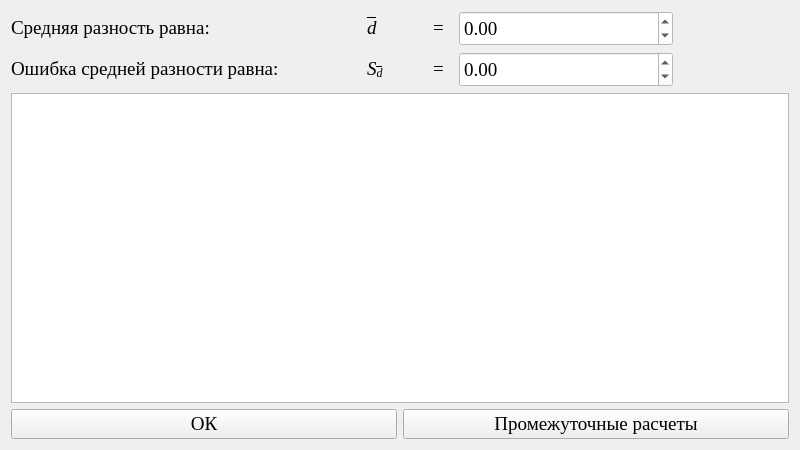
<?xml version="1.0" encoding="UTF-8"?>
<ui version="4.0">
 <class>Form</class>
 <widget class="QWidget" name="Form">
  <property name="geometry">
   <rect>
    <x>0</x>
    <y>0</y>
    <width>800</width>
    <height>450</height>
   </rect>
  </property>
  <property name="minimumSize">
   <size>
    <width>800</width>
    <height>450</height>
   </size>
  </property>
  <property name="maximumSize">
   <size>
    <width>800</width>
    <height>450</height>
   </size>
  </property>
  <property name="windowTitle">
   <string>Проверка гипотезы о существовании различий урожайности двух сортов некоторой культуры</string>
  </property>
  <property name="styleSheet">
   <string notr="true"/>
  </property>
  <layout class="QGridLayout" name="gridLayout_2">
   <item row="0" column="0">
    <layout class="QGridLayout" name="gridLayout_11">
     <item row="0" column="4">
      <widget class="QLabel" name="label_48">
       <property name="minimumSize">
        <size>
         <width>35</width>
         <height>0</height>
        </size>
       </property>
       <property name="maximumSize">
        <size>
         <width>35</width>
         <height>16777215</height>
        </size>
       </property>
       <property name="font">
        <font>
         <family>Times New Roman</family>
         <pointsize>14</pointsize>
        </font>
       </property>
       <property name="text">
        <string>&lt;html&gt;&lt;head/&gt;&lt;body&gt;&lt;p/&gt;&lt;/body&gt;&lt;/html&gt;</string>
       </property>
      </widget>
     </item>
     <item row="0" column="2">
      <widget class="QLabel" name="label_47">
       <property name="minimumSize">
        <size>
         <width>20</width>
         <height>0</height>
        </size>
       </property>
       <property name="maximumSize">
        <size>
         <width>20</width>
         <height>16777215</height>
        </size>
       </property>
       <property name="font">
        <font>
         <family>Times New Roman</family>
         <pointsize>14</pointsize>
        </font>
       </property>
       <property name="text">
        <string>&lt;html&gt;&lt;head/&gt;&lt;body&gt;&lt;p&gt;=&lt;/p&gt;&lt;/body&gt;&lt;/html&gt;</string>
       </property>
      </widget>
     </item>
     <item row="0" column="0">
      <widget class="QLabel" name="label_46">
       <property name="minimumSize">
        <size>
         <width>350</width>
         <height>35</height>
        </size>
       </property>
       <property name="maximumSize">
        <size>
         <width>350</width>
         <height>16777215</height>
        </size>
       </property>
       <property name="font">
        <font>
         <family>Times New Roman</family>
         <pointsize>14</pointsize>
        </font>
       </property>
       <property name="text">
        <string>&lt;html&gt;&lt;head/&gt;&lt;body&gt;&lt;p&gt;Средняя разность равна:&lt;/p&gt;&lt;/body&gt;&lt;/html&gt;</string>
       </property>
      </widget>
     </item>
     <item row="0" column="1">
      <widget class="QLabel" name="label_49">
       <property name="minimumSize">
        <size>
         <width>60</width>
         <height>0</height>
        </size>
       </property>
       <property name="maximumSize">
        <size>
         <width>60</width>
         <height>16777215</height>
        </size>
       </property>
       <property name="font">
        <font>
         <family>Times New Roman</family>
         <pointsize>14</pointsize>
         <italic>true</italic>
        </font>
       </property>
       <property name="text">
        <string>&lt;html&gt;&lt;head/&gt;&lt;body&gt;&lt;p&gt;&lt;span style=&quot;text-decoration: overline;&quot;&gt;d&lt;/span&gt;
&lt;/p&gt;&lt;/body&gt;&lt;/html&gt;</string>
       </property>
      </widget>
     </item>
     <item row="0" column="3">
      <widget class="QDoubleSpinBox" name="doubleSpinBox_12">
       <property name="enabled">
        <bool>false</bool>
       </property>
       <property name="minimumSize">
        <size>
         <width>214</width>
         <height>25</height>
        </size>
       </property>
       <property name="maximumSize">
        <size>
         <width>16777215</width>
         <height>220</height>
        </size>
       </property>
       <property name="font">
        <font>
         <family>Times New Roman</family>
         <pointsize>14</pointsize>
        </font>
       </property>
       <property name="styleSheet">
        <string notr="true">color: black; background-color: white;</string>
       </property>
       <property name="decimals">
        <number>2</number>
       </property>
       <property name="minimum">
        <double>-999999999.000000000000000</double>
       </property>
       <property name="maximum">
        <double>999999999.000000000000000</double>
       </property>
       <property name="singleStep">
        <double>0.001000000000000</double>
       </property>
       <property name="value">
        <double>0.000000000000000</double>
       </property>
      </widget>
     </item>
     <item row="0" column="5">
      <widget class="QLabel" name="label_44">
       <property name="text">
        <string/>
       </property>
      </widget>
     </item>
    </layout>
   </item>
   <item row="1" column="0">
    <layout class="QGridLayout" name="gridLayout_12">
     <item row="0" column="0">
      <widget class="QLabel" name="label_52">
       <property name="minimumSize">
        <size>
         <width>350</width>
         <height>35</height>
        </size>
       </property>
       <property name="maximumSize">
        <size>
         <width>350</width>
         <height>16777215</height>
        </size>
       </property>
       <property name="font">
        <font>
         <family>Times New Roman</family>
         <pointsize>14</pointsize>
        </font>
       </property>
       <property name="text">
        <string>&lt;html&gt;&lt;head/&gt;&lt;body&gt;&lt;p&gt;Ошибка средней разности равна:&lt;/p&gt;&lt;/body&gt;&lt;/html&gt;</string>
       </property>
      </widget>
     </item>
     <item row="0" column="4">
      <widget class="QLabel" name="label_50">
       <property name="minimumSize">
        <size>
         <width>35</width>
         <height>0</height>
        </size>
       </property>
       <property name="maximumSize">
        <size>
         <width>35</width>
         <height>16777215</height>
        </size>
       </property>
       <property name="font">
        <font>
         <family>Times New Roman</family>
         <pointsize>14</pointsize>
        </font>
       </property>
       <property name="text">
        <string>&lt;html&gt;&lt;head/&gt;&lt;body&gt;&lt;p/&gt;&lt;/body&gt;&lt;/html&gt;</string>
       </property>
      </widget>
     </item>
     <item row="0" column="1">
      <widget class="QLabel" name="label_53">
       <property name="minimumSize">
        <size>
         <width>60</width>
         <height>0</height>
        </size>
       </property>
       <property name="maximumSize">
        <size>
         <width>60</width>
         <height>16777215</height>
        </size>
       </property>
       <property name="font">
        <font>
         <family>Times New Roman</family>
         <pointsize>14</pointsize>
         <italic>true</italic>
        </font>
       </property>
       <property name="text">
        <string>&lt;html&gt;&lt;head/&gt;&lt;body&gt;&lt;p&gt;S&lt;span style=&quot; text-decoration: overline; vertical-align:sub;&quot;&gt;d&lt;/span&gt;&lt;span style=&quot; vertical-align:sub;&quot;/&gt;&lt;/p&gt;&lt;/body&gt;&lt;/html&gt;</string>
       </property>
      </widget>
     </item>
     <item row="0" column="2">
      <widget class="QLabel" name="label_51">
       <property name="minimumSize">
        <size>
         <width>20</width>
         <height>0</height>
        </size>
       </property>
       <property name="maximumSize">
        <size>
         <width>20</width>
         <height>16777215</height>
        </size>
       </property>
       <property name="font">
        <font>
         <family>Times New Roman</family>
         <pointsize>14</pointsize>
        </font>
       </property>
       <property name="text">
        <string>&lt;html&gt;&lt;head/&gt;&lt;body&gt;&lt;p&gt;=&lt;/p&gt;&lt;/body&gt;&lt;/html&gt;</string>
       </property>
      </widget>
     </item>
     <item row="0" column="3">
      <widget class="QDoubleSpinBox" name="doubleSpinBox_13">
       <property name="enabled">
        <bool>false</bool>
       </property>
       <property name="minimumSize">
        <size>
         <width>214</width>
         <height>25</height>
        </size>
       </property>
       <property name="maximumSize">
        <size>
         <width>16777215</width>
         <height>220</height>
        </size>
       </property>
       <property name="font">
        <font>
         <family>Times New Roman</family>
         <pointsize>14</pointsize>
        </font>
       </property>
       <property name="styleSheet">
        <string notr="true">color: black; background-color: white;</string>
       </property>
       <property name="decimals">
        <number>2</number>
       </property>
       <property name="minimum">
        <double>-999999999.000000000000000</double>
       </property>
       <property name="maximum">
        <double>999999999.000000000000000</double>
       </property>
       <property name="singleStep">
        <double>0.001000000000000</double>
       </property>
       <property name="value">
        <double>0.000000000000000</double>
       </property>
      </widget>
     </item>
     <item row="0" column="5">
      <widget class="QLabel" name="label_45">
       <property name="text">
        <string/>
       </property>
      </widget>
     </item>
    </layout>
   </item>
   <item row="2" column="0">
    <widget class="QTextEdit" name="textEdit">
     <property name="font">
      <font>
       <family>Times New Roman</family>
       <pointsize>14</pointsize>
       <weight>75</weight>
       <bold>true</bold>
      </font>
     </property>
    </widget>
   </item>
   <item row="3" column="0">
    <layout class="QGridLayout" name="gridLayout">
     <item row="0" column="0">
      <widget class="QPushButton" name="pushButton">
       <property name="maximumSize">
        <size>
         <width>16777215</width>
         <height>16777215</height>
        </size>
       </property>
       <property name="font">
        <font>
         <family>Times New Roman</family>
         <pointsize>14</pointsize>
        </font>
       </property>
       <property name="styleSheet">
        <string notr="true"/>
       </property>
       <property name="text">
        <string>ОК</string>
       </property>
      </widget>
     </item>
     <item row="0" column="1">
      <widget class="QPushButton" name="pushButton_2">
       <property name="maximumSize">
        <size>
         <width>16777215</width>
         <height>16777215</height>
        </size>
       </property>
       <property name="font">
        <font>
         <family>Times New Roman</family>
         <pointsize>14</pointsize>
        </font>
       </property>
       <property name="styleSheet">
        <string notr="true"/>
       </property>
       <property name="text">
        <string>Промежуточные расчеты</string>
       </property>
      </widget>
     </item>
    </layout>
   </item>
  </layout>
 </widget>
 <resources/>
 <connections/>
</ui>
